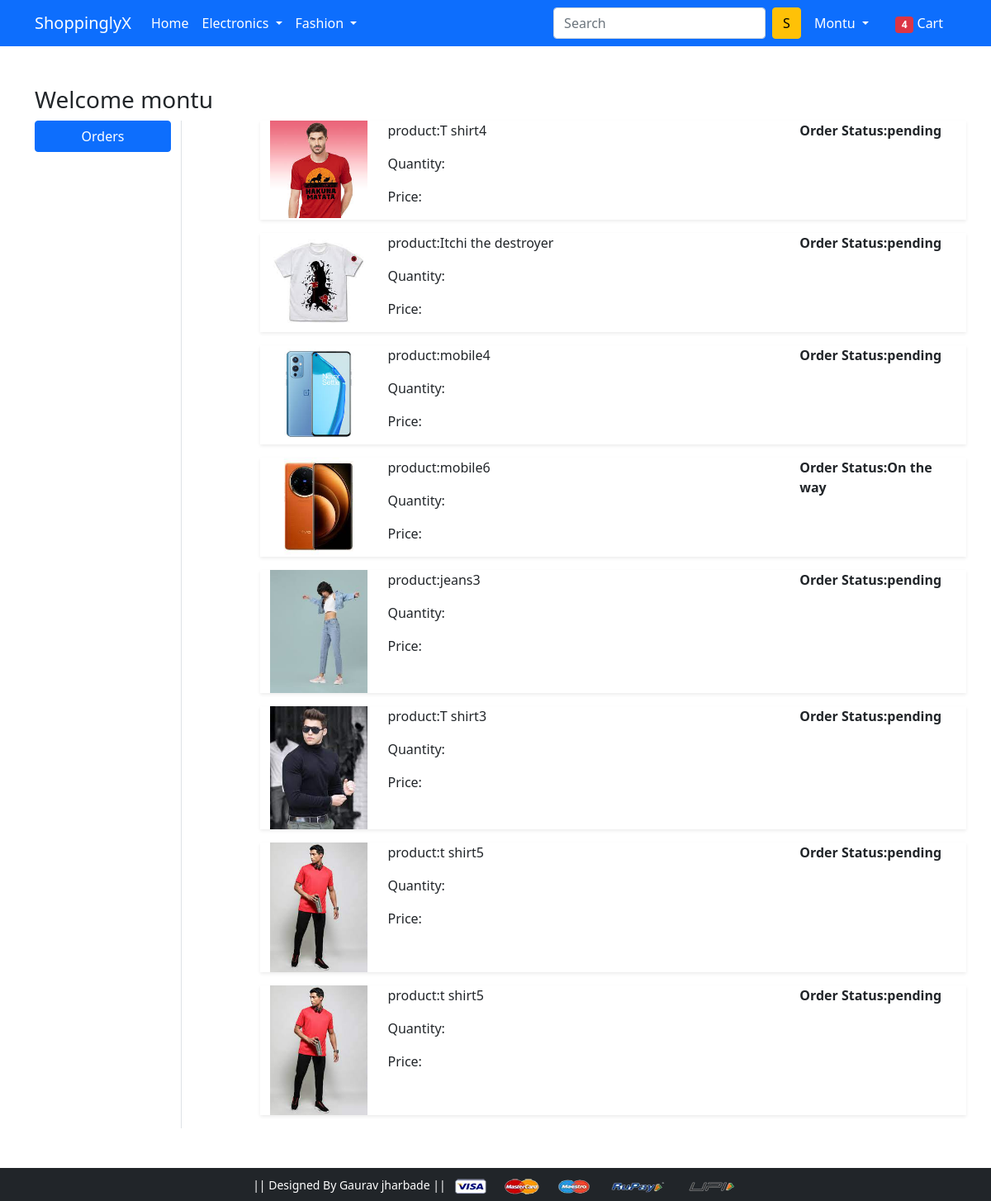
/orders/ (signed in), run on the app's committed database.
### app/models.py (models this page shows, shortened)
class Orderplaced(models.Model):
   user = models.ForeignKey(User, on_delete=models.CASCADE)
   customer = models.ForeignKey(Customer, on_delete=models.CASCADE)
   product = models.ForeignKey(Product,on_delete=models.CASCADE )
   quentity =models.PositiveBigIntegerField(default=1)
   ordered_date = models.DateTimeField(auto_now_add=True)
   status = models.CharField(max_length=50, choices=STATUS_CHOICES,default='pending')

class Product(models.Model):
   title= models.CharField(max_length=100,default='')
   selling_price = models.FloatField()
   discounted_price = models.FloatField()
   description = models.TextField()
   brand = models.CharField(max_length=100)
   category = models.CharField(choices=CATEGOORY_CHOICES , max_length=2)
   product_image = models.ImageField(upload_to='productimg')

### app/views.py (the view)
# urls.py: path('orders/', views.orders, name='orders'),
def orders(request):
 op = Orderplaced.objects.filter(user=request.user)
 return render(request,'app/orders.html',{'order_paced':op})

### app/templates/app/orders.html (shortened to what this page needs)
{% extends 'app/base.html' %}
{% load static %}
{% block main-content %}
<div class="container my-5">
 <div class="row">
 <h3>Welcome {{request.user}}</h3>
  <div class="col-sm-2 border-end">
   <ul class="list-unstyled">
    <li class="d-grid"><a href="{% url 'orders' %}" class="btn btn-primary">Orders</a></li>
   </ul>
  </div>
  <div class="col-sm-9 offset-sm-1">
 {% for op in order_paced  %}
 <div class="row shadow-sm mb-3">
    <div class="col-sm-2">
        <img src="{{op.product.product_image.url}}" alt="jhg" class="img-fluid" height="150" width="150">
    </div>
    <div class="col-sm-7">
        <p>product:{{op.product.title}}</p>
        <p>Quantity:{{op.quantity}}</p>
        <p>Price: {{op.total_cost}}</p>
    </div>
<div class="col-sm-3 fw-bold">
    <p>Order Status:{{op.status}}</p>
</div>
</div>
 {% endfor %}
  </div>
 </div>
</div>
{% endblock main-content %}

### app/templates/app/base.html (shortened to what this page needs)
<!doctype html>
{% load static %}
<html lang="en">
  <head>
    <link href="https://cdn.jsdelivr.net/npm/bootstrap@5.0.0-beta1/dist/css/bootstrap.min.css" rel="stylesheet">
    <link rel="stylesheet" href="{% static 'app/css/owl.carousel.min.css' %}">
    <link rel="stylesheet" href="{% static 'app/css/all.min.css' %}">
    <link rel="stylesheet" href="{% static 'app/css/style.css' %}">
  </head>
  <body>
    <nav class="navbar navbar-expand-lg navbar-dark bg-primary">
     <div class="container">
       <a class="navbar-brand" href="/">ShoppinglyX</a>
       <div class="collapse navbar-collapse" id="navbarSupportedContent">
         <ul class="navbar-nav me-auto mb-2 mb-lg-0">
           <li class="nav-item">
             <a class="nav-link active" aria-current="page" href="/">Home</a>
           </li>
           <li class="nav-item dropdown">
             <a class="nav-link dropdown-toggle text-white" href="#" id="electronicsDropdown" role="button" data-bs-toggle="dropdown" aria-expanded="false">
               Electronics
             </a>
           </li>
           <li class="nav-item dropdown">
             <a class="nav-link dropdown-toggle text-white" href="#" id="fashionDropdown" role="button" data-bs-toggle="dropdown" aria-expanded="false">
               Fashion
             </a>
           </li>
         </ul>
         <form class="d-flex">
           <input class="form-control me-2" type="search" placeholder="Search" aria-label="Search">
           <button class="btn btn-warning" type="submit">S</button>
         </form>
         <div>
          <ul class="navbar-nav me-auto mb-2 mb-lg-0">
            {% if request.user.is_authenticated %}
           <li class="nav-item dropdown mx-2">
              <a class="nav-link dropdown-toggle text-white" href="#" id="profileDropdown" role="button" data-bs-toggle="dropdown" aria-expanded="false">
                {{request.user.username|capfirst}}
              </a>
            </li>
            <li class="nav-item mx-2">
             <a href="{% url 'show-cart' %}" class="nav-link text-white"><span class="badge bg-danger">4</span> Cart </a>
            </li>
            {% endif %}
          </ul>
         </div>
       </div>
     </div>
    </nav>
    {% block main-content %} {% endblock main-content %}
    <footer class="container-fluid bg-dark text-center p-2 mt-5">
        <small class="text-white">|| Designed By Gaurav jharbade ||</small>
        <img src="{% static 'app/images/payment.png' %}" alt="" srcset="" class="img-fluid" height="2px">
    </footer>
  </body>
</html>

### data on the page
Orderplaced: product.product_image (picture), product "T shirt4", status "pending"
Orderplaced: product.product_image (picture), product "Itchi the destroyer", status "pending"
Orderplaced: product.product_image (picture), product "mobile4", status "pending"
Orderplaced: product.product_image (picture), product "mobile6", status "On the way"
Orderplaced: product.product_image (picture), product "jeans3", status "pending"
Orderplaced: product.product_image (picture), product "T shirt3", status "pending"
Orderplaced: product.product_image (picture), product "t shirt5", status "pending"
Orderplaced: product.product_image (picture), product "t shirt5", status "pending"

### other printed values
{{ request.user.username|capfirst }} "Montu"
{{ request.user }} "montu"
